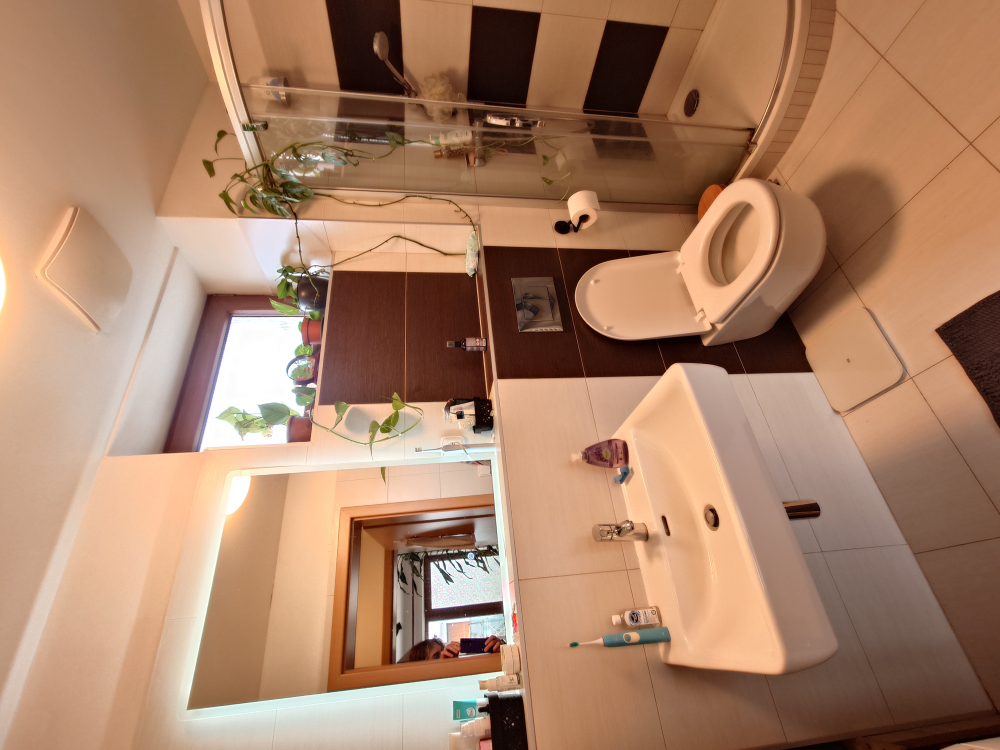
#> input picture 52359.jpg, 4000 x 3000 px, given in place of 570b1dc2-image.jpg, which was not available (shown at 1/4 size)
$ python make_bubbles.py .. ../52378.jpg
#> lines starting #> are read from the running program, lines starting #| are printed output that depends on the picture
"""Fotky Spiriny jako skleněné bubliny (sférické zkreslení, modrý okraj, odlesky). Výstup: img/<name>-b.webp"""
import sys, numpy as np
from PIL import Image, ImageOps
SRC, OUT = sys.argv[1], sys.argv[2]
spec = [  # name, file, square crop (l, t, side), output diameter, highlight side (-1 vlevo, +1 vpravo)
    ("spirina-1", "570b1dc2-image.jpg", (0, 40, 1187), 1000, 1),   # tvůj ořez (koupelna)
    ("spirina-2", "6776d66c-image.jpg", (0, 0, 1264), 640, -1),    # tvůj ořez (portrét)
    ("spirina-3", "ea7706ca-image.jpg", (1050, 420, 2250), 640, -1),
]
def smooth(a, b, x):
    t = np.clip((x - a) / (b - a), 0, 1); return t * t * (3 - 2 * t)
for name, f, (l, t, side), D, hs in spec:
    im = ImageOps.exif_transpose(Image.open(f"{SRC}/{f}")).convert("RGB").crop((l, t, l + side, t + side))
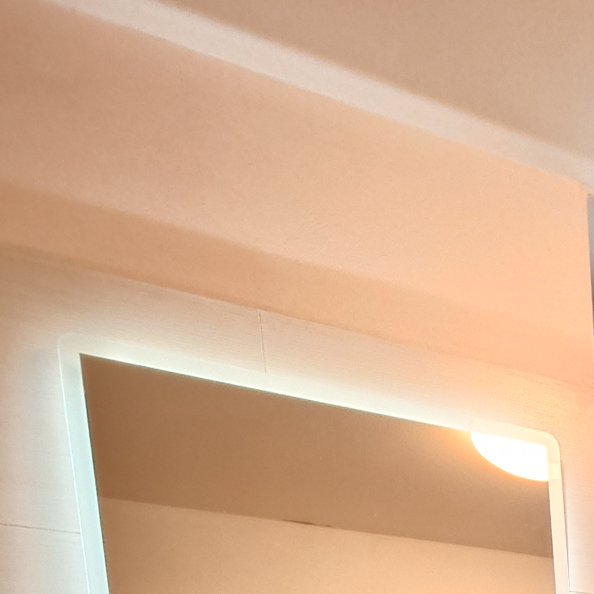
#> im: PIL image 1187x1187 RGB (shown at 1/2 size); mean R, G, B 214.2, 176.2, 145.7
    S = 2 * D  # supersampling pro hladký okraj
    src = np.asarray(im.resize((S, S), Image.LANCZOS)).astype(np.float32) / 255
    yy, xx = np.mgrid[0:S, 0:S].astype(np.float32)
    u = (xx + .5) / S * 2 - 1; v = (yy + .5) / S * 2 - 1
    r = np.sqrt(u * u + v * v); rc = np.minimum(r, .9999)
    # sférické zkreslení: střed zvětšený, okraje stlačené
    rs = .25 * rc + .75 * (np.arcsin(rc) / (np.pi / 2))
    k = np.where(r > 1e-6, rs / np.maximum(r, 1e-6), 0)
    sx = (u * k + 1) / 2 * (S - 1); sy = (v * k + 1) / 2 * (S - 1)
    x0 = np.clip(np.floor(sx).astype(int), 0, S - 2); y0 = np.clip(np.floor(sy).astype(int), 0, S - 2)
    fx = (sx - x0)[..., None]; fy = (sy - y0)[..., None]
    c = (src[y0, x0] * (1 - fx) * (1 - fy) + src[y0, x0 + 1] * fx * (1 - fy) + src[y0 + 1, x0] * (1 - fx) * fy + src[y0 + 1, x0 + 1] * fx * fy)
    z = np.sqrt(np.clip(1 - rc * rc, 0, 1))[..., None]
    c = c * (.72 + .28 * z)                                   # ztmavení k okraji (objem koule)
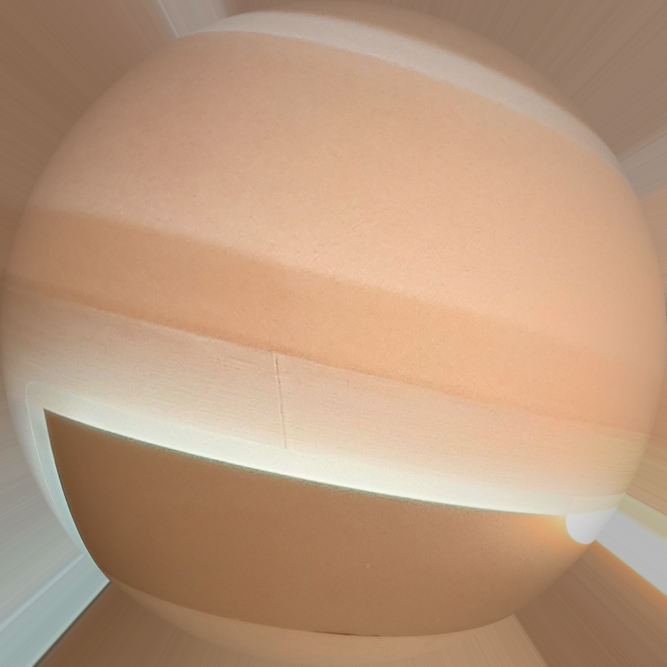
#> c: shape (2000, 2000, 3) float64 (shown at 1/3 size); mean R, G, B 0.735, 0.602, 0.496
    rim = smooth(.72, 1, r)[..., None]
    c = c * (1 - .55 * rim) + np.array([.16, .55, .92]) * .55 * rim   # modrý skleněný okraj
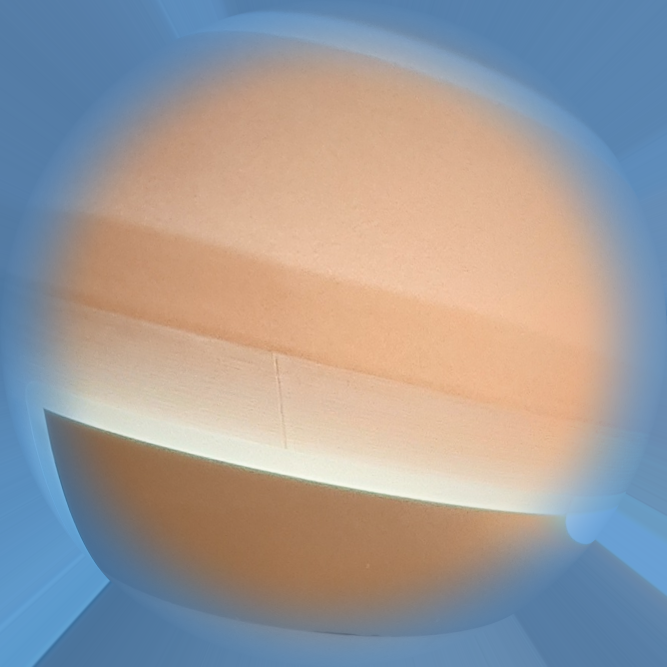
#> c: shape (2000, 2000, 3) float64 (shown at 1/3 size); mean R, G, B 0.626, 0.608, 0.607
    ring = np.exp(-((r - .975) / .012) ** 2)[..., None]       # tenká světlá hrana
    c = c + (1 - c) * .85 * ring
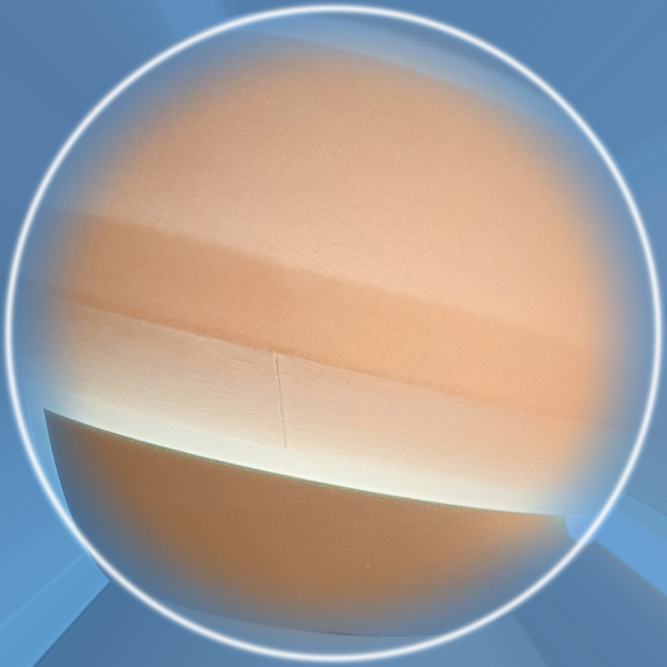
#> c: shape (2000, 2000, 3) float64 (shown at 1/3 size); mean R, G, B 0.643, 0.621, 0.615
    # velký měkký odlesk vlevo nahoře
    hx, hy = u - hs * .36, v + .5
    h1 = np.exp(-((hx / .36) ** 2 + (hy / .2) ** 2) * 2.4)[..., None]
    c = c + (1 - c) * .55 * h1
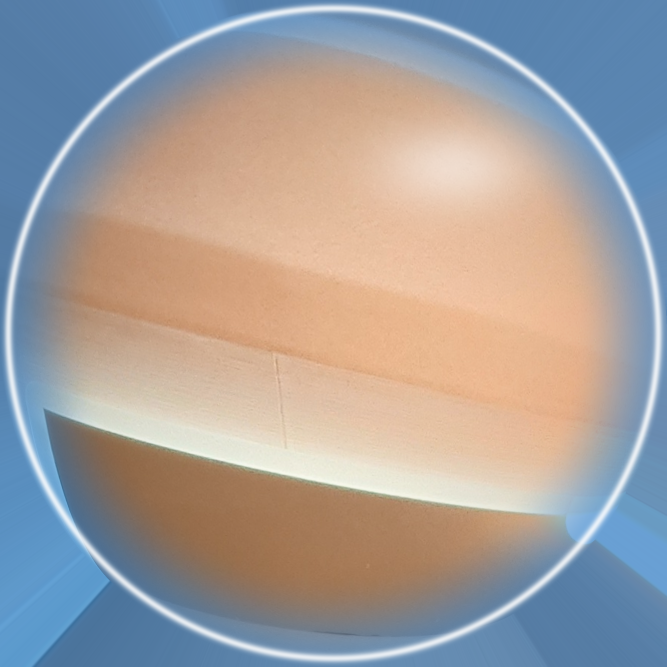
#> c: shape (2000, 2000, 3) float64 (shown at 1/3 size); mean R, G, B 0.645, 0.625, 0.621
    # malý ostrý odlesk
    h2 = np.exp(-(((u - hs * .52) / .06) ** 2 + ((v + .6) / .04) ** 2))[..., None]
    c = c + (1 - c) * .95 * h2
    # světelný srpek vpravo dole
    cres = (smooth(.78, .93, r) * (1 - smooth(.95, .995, r)) * np.clip((-hs * u + v) * .9, 0, 1))[..., None]
    c = c + (np.array([.85, .97, 1]) - c) * .6 * cres
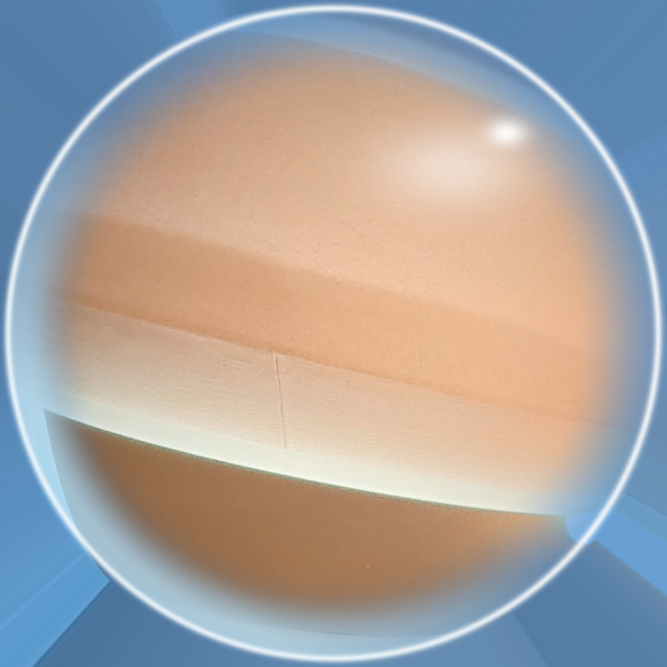
#> c: shape (2000, 2000, 3) float64 (shown at 1/3 size); mean R, G, B 0.659, 0.64, 0.635
    a = 1 - smooth(.995, 1.0, r)
    out = np.dstack([np.clip(c, 0, 1) * 255, a * 255]).astype(np.uint8)
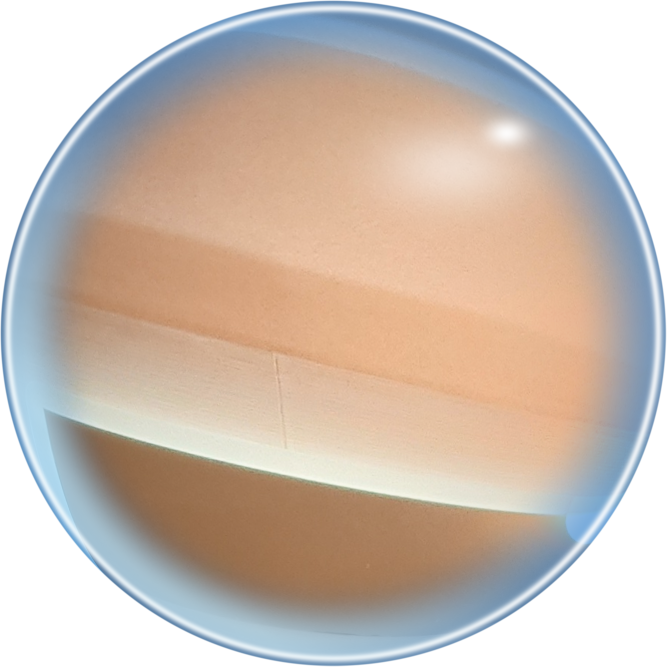
#> out: shape (2000, 2000, 4) (shown at 1/3 size); mean R, G, B, A 167.5, 162.8, 161.3, 199.3; transparent parts drawn white
    img = Image.fromarray(out, "RGBA").resize((D, D), Image.LANCZOS)
    img.save(f"{OUT}/{name}-b.webp", quality=82, method=6, alpha_quality=90)
    print(name, img.size)
#| spirina-1 (1000, 1000)
#> pass 2 of the loop `for name, f, (l, t, side), D, hs in spec:`:
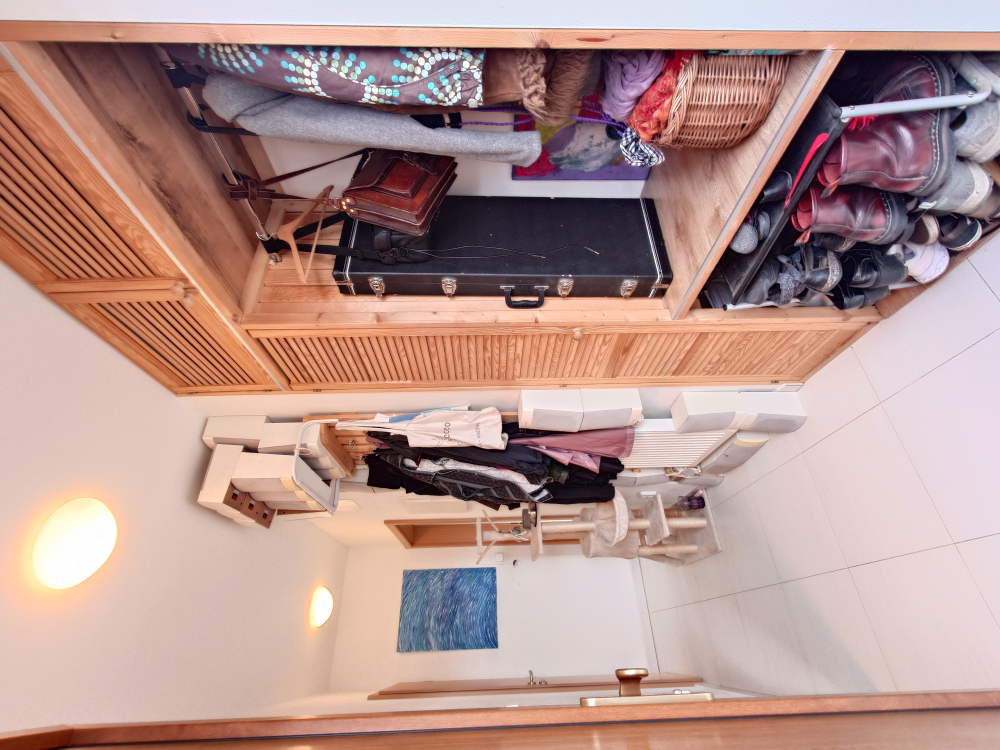
#> input picture 52378.jpg, 4000 x 3000 px, given in place of 6776d66c-image.jpg, which was not available (shown at 1/4 size)
#> im: PIL image 1264x1264 RGB
#> src: shape (1280, 1280, 3) float32
#> `c = c * (.72 + .28 * z)`:
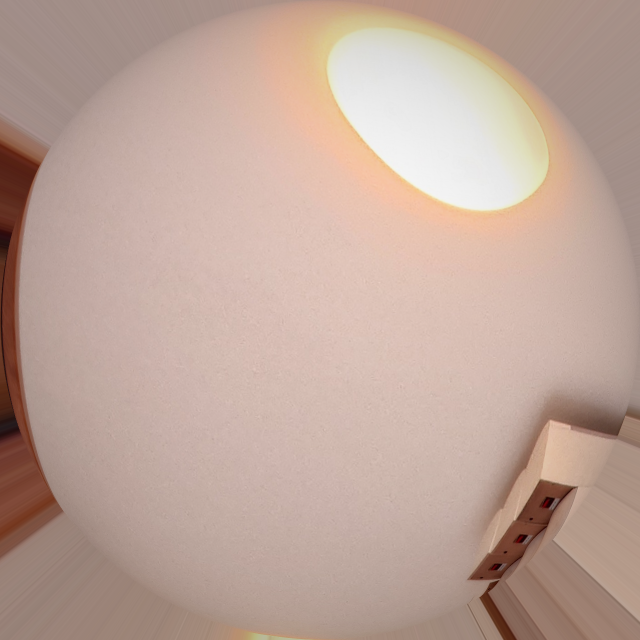
#> c: shape (1280, 1280, 3) float64 (shown at 1/2 size); mean R, G, B 0.752, 0.653, 0.608
#> out: shape (1280, 1280, 4)
#> `img = Image.fromarray(out, "RGBA").resize((D, D), Image.LANCZOS)`:
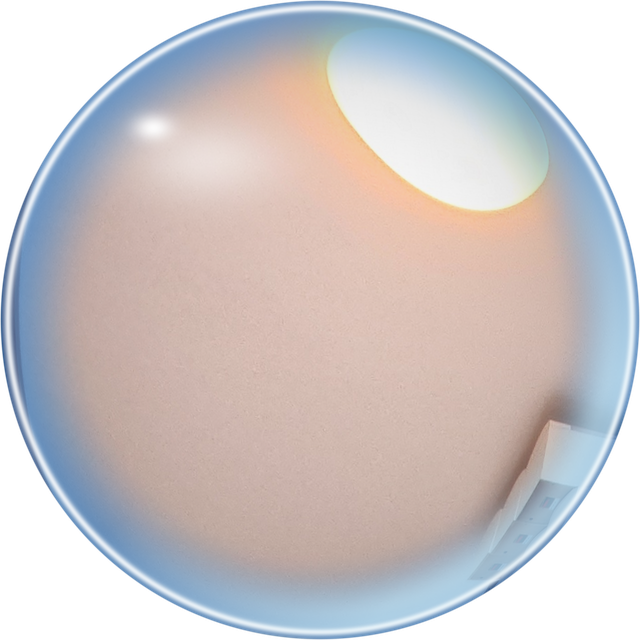
#> img: PIL image 640x640 RGBA; mean R, G, B, A 150.8, 144.9, 146, 199.3; transparent parts drawn white
#| spirina-2 (640, 640)
#> (the run stopped early here; a loop or call above may not have finished)
